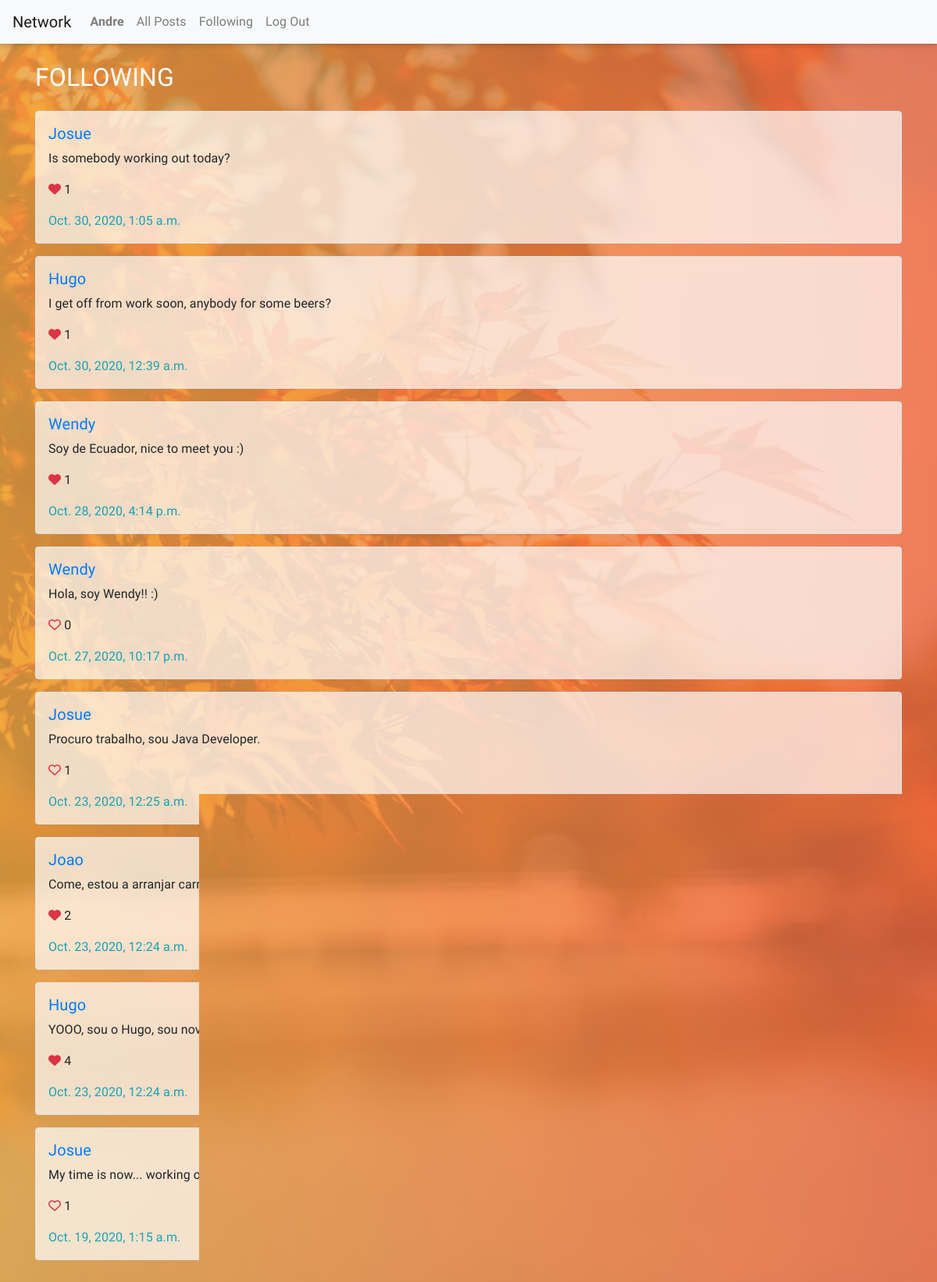
Page /following (signed in) on the committed database.
### network/models.py (models this page shows, shortened)
class User(AbstractUser):
    def serialize(self):
        return {
            "id": self.id,
            "username": self.username,
            "email": self.email
        }

class Posts(models.Model):
    post = models.TextField()
    user = models.ForeignKey(User, on_delete=models.CASCADE)
    date = models.DateTimeField(auto_now=True)
    likes = models.ManyToManyField(User, related_name='likes')
    class Meta:
        verbose_name_plural = 'Posts'

### network/views.py (the view)
# urls.py: path('following', views.following, name="following"),
@login_required(login_url='/login')
def following(request):
    user_f = User.objects.get(pk=request.user.id)
    user_following = Followers.objects.get(user=user_f)
    following = Posts.objects.filter(user__in=user_following.followers.all()).order_by('-date')
    p = Paginator(following, 10)
    page_number = request.GET.get('page', 1)
    try:
        page = p.page(page_number)
    except:
        page = p.page(1)
    return render(request, "network/following.html", {
        'posts': page
        })

### network/templates/network/following.html (shortened to what this page needs)
{% extends "network/layout.html" %}
{% block body %}
    <div class="container">
        <h2 class="h2 text-white mt-4 mb-4">Following</h2>
        {% for post in posts %}
            <div class="border rounded posts mb-3 pl-3 pt-3">
                <h5 class="h5"><a href="{% url 'network:profile' post.user.id %}">{{post.user | capfirst}}</a></h5>
                <p>{{post.post}}</p>
                <p>
                    {% if post.likes.count == 0 %}
                        <i class="far fa-heart text-danger like" data-like="{{ post.id }}"></i>
                    {% else %}
                        {% if request.user not in post.likes.all %}
                            <i class="far fa-heart text-danger like" data-like="{{ post.id }}"></i>
                        {% else %}
                            <i class="fas fa-heart text-danger unlike" data-unlike="{{ post.id }}"></i>
                        {% endif %}
                    {% endif %}
                    <span data-postLikes="{{ post.id }}">{{post.likes.count }}</span>
                </p>
                <p class="text-info">{{post.date}}</p>
            </div>
    {% endfor %}
    </div>
{% endblock %}

### network/templates/network/layout.html (shortened to what this page needs)
{% load static %}
<!DOCTYPE html>
<html lang="en">
    <head>
        <link rel="stylesheet" href="https://stackpath.bootstrapcdn.com/bootstrap/4.4.1/css/bootstrap.min.css">
        <link href="{% static 'network/styles.css' %}" rel="stylesheet">
    </head>
    <body>
        <nav class="navbar navbar-expand-lg navbar-light bg-light">
            <a class="navbar-brand" href="{% url 'network:index' %}">Network</a>
            <div>
              <ul class="navbar-nav mr-auto">
                {% if user.is_authenticated %}
                    <li class="nav-item">
                        <a class="nav-link" href="{% url 'network:profile' request.user.id %}"><strong>{{ request.user.username|title }}</strong></a>
                    </li>
                {% endif %}
                <li class="nav-item">
                  <a class="nav-link" href="{% url 'network:index' %}">All Posts</a>
                </li>
                {% if user.is_authenticated %}
                    <li class="nav-item">
                        <a class="nav-link" href="{% url 'network:following' %}">Following</a>
                    </li>
                    <li class="nav-item">
                        <a class="nav-link" href="{% url 'network:logout' %}">Log Out</a>
                    </li>
                {% endif %}
              </ul>
            </div>
          </nav>
        <div class="body">
            {% block body %}
            {% endblock %}
        </div>
    </body>
</html>

### network/static/network/styles.css (style rules this page uses)
body { background-image: linear-gradient( to right, rgba(238, 169, 73, 0.8), rgba(244, 107, 69, 0.8)), url(bg3.jpg); background-position: center; background-attachment: fixed; background-size: cover; font-family: 'Heebo', sans-serif; letter-spacing: 0.1px; }
.navbar { box-shadow: 0px 0.2px 8px rgba(0, 0, 0, 0.3); }
.posts { background-color: rgba(255, 255, 255, 0.7); }
.h2 { color: #4c4a37; text-transform: uppercase; font-weight: 500; }

### rows in the picture
User: user.username "Andre"
Posts: user "Josue", post "Is somebody working out today?", likes.count "1", date "Oct. 30, 2020, 1:05 a.m."
Posts: user "Hugo", post "I get off from work soon, anybody for some beers?", likes.count "1", date "Oct. 30, 2020, 12:39 a.m."
Posts: user "Wendy", post "Soy de Ecuador, nice to meet you :)", likes.count "1", date "Oct. 28, 2020, 4:14 p.m."
Posts: user "Wendy", post "Hola, soy Wendy!! :)", likes.count "0", date "Oct. 27, 2020, 10:17 p.m."
Posts: user "Josue", post "Procuro trabalho, sou Java Developer.", likes.count "1", date "Oct. 23, 2020, 12:25 a.m."
Posts: user "Joao", post "Come, estou a arranjar carros, alguem interessado??", likes.count "2", date "Oct. 23, 2020, 12:24 a.m."
Posts: user "Hugo", post "YOOO, sou o Hugo, sou novo aqui", likes.count "4", date "Oct. 23, 2020, 12:24 a.m."
Posts: user "Josue", post "My time is now... working out", likes.count "1", date "Oct. 19, 2020, 1:15 a.m."
